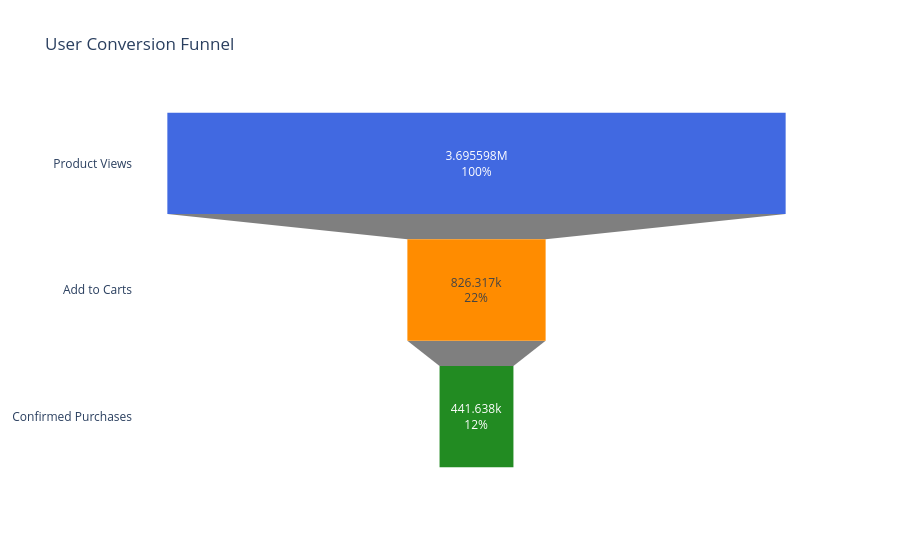

The notebook cell saved with this chart:
### Markdown cell above
## 2. Marketing Funnel Visualization
The purchase funnel reveals how many unique users transition through the customer journey.

### Code cell
fig_funnel = go.Figure(go.Funnel(
    y = ["Product Views", "Add to Carts", "Confirmed Purchases"],
    x = [len(funnel_users[s]) for s in ['view', 'cart', 'purchase']],
    textinfo = "value+percent initial",
    marker = {"color": ["royalblue", "darkorange", "forestgreen"]}))

fig_funnel.update_layout(title_text="User Conversion Funnel", template="plotly_white")
fig_funnel.show()

### Figure 1 — Plotly figure (JSON) as saved in the notebook; plotly's stock layout.template omitted (floating-point values rounded to 4 significant figures)
{"data": [{"marker": {"color": ["royalblue", "darkorange", "forestgreen"]}, "textinfo": "value+percent initial", "type": "funnel", "x": [3695598, 826317, 441638], "y": ["Product Views", "Add to Carts", "Confirmed Purchases"]}], "layout": {"title": {"text": "User Conversion Funnel"}}}
